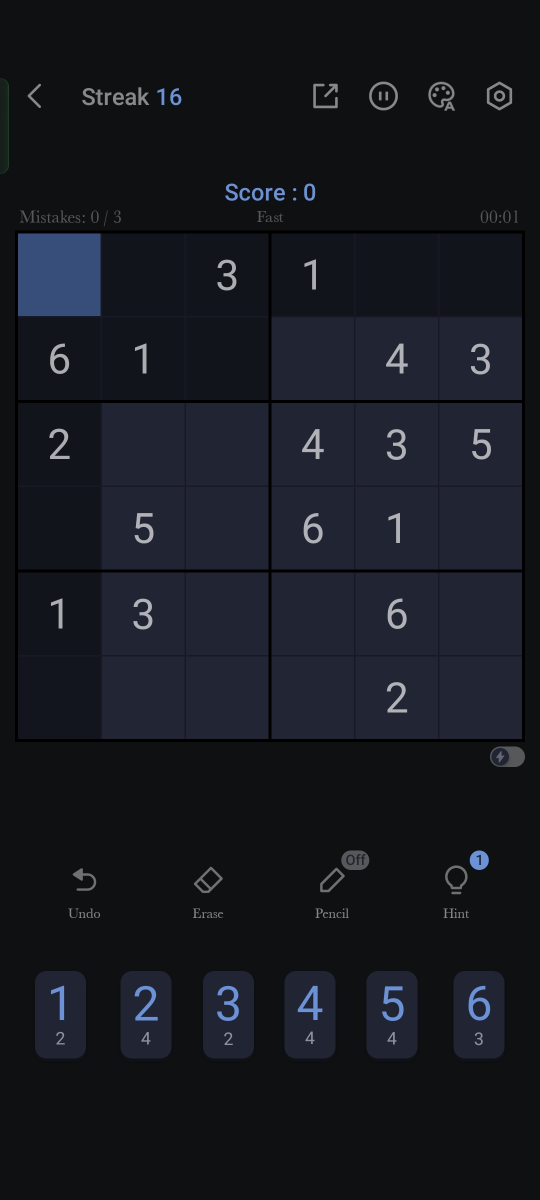
#> input picture MachineLearning Projects/sudoku_solver/f2.jpg, 1080 x 2400 px (shown at 1/2 size)
$ python perspective.py
#> lines starting #> are read from the running program, lines starting #| are printed output that depends on the picture; after the words box and inside, x2 and y2 are one past the last pixel; in counts of white or black regions, pixels touching at a corner belong together
import cv2
import numpy as np
from pytesseract import pytesseract as pt

def resolve_perspective(source_image:np.ndarray, points:np.ndarray, target_shape:tuple[int,int]) -> np.ndarray:
    """Takes an source image and transforms takes the region demarkated by points and creates a rectangular image of target.

    Args:
        source_image (np.ndarray): the source image.
        points (np.ndarray): a numpy array of 4 points that will demarkate the vertices of the region to be transformed.\n
        \tShould be in the form of points from the point that would be transformed to the top left of the rectangle, clockwise
        target_shape (tuple[int,int]): the target shape of the rectangular output image. Format [height, width].

    Returns:
        np.ndarray: the output image transformed
    """
    output_points:np.ndarray = np.array([
        [0,0],
        [target_shape[0]-1, 0],
        [target_shape[0]-1, target_shape[1]-1],
        [0,target_shape[1]-1]
        ], dtype=np.float32)
    transformation_matrix:cv2.typing.MatLike = cv2.getPerspectiveTransform(points.astype(np.float32), output_points)
    output:cv2.typing.MatLike = cv2.warpPerspective(source_image, transformation_matrix, (target_shape[1], target_shape[0]), flags=cv2.INTER_LINEAR)
    return output

def get_grid_size(image:np.ndarray, boxes:list[list[int]], allowed_sizes:list[tuple[int,int]]=[(2,3),(3,3),(4,4)]) -> tuple[int,int]:
    h,w = image.shape
    for size in allowed_sizes:
        s1 = float(w)/float(size[0])
        s2 = float(h)/float(size[1])
        for box in boxes:
            _,x1,y1,x2,y2 = box
            if (abs(int(x1/s1) - int(x2/s1)) + abs(int((h - y1)/s2) - int((h - y2)/s2))) > 0:
                break
        else:
            return size

def get_points(image:np.ndarray, boxes:list[list[int]], grid_size:tuple[int,int]) -> list[tuple[int,tuple]]:
    h,w = image.shape
    size = grid_size[0] * grid_size[1]
    s1 = float(w)/float(size)
    s2 = float(h)/float(size)
    results = []
    for box in boxes:
        val,x1,y1,x2,y2 = box
        center_x = int((x1+x2)/2)
        center_y = int((y1+y2)/2)
        results.append((val, (int((h-center_y)/s2), int(center_x/s1))))
    return results

def resolve_image(path:str) -> tuple[tuple,list[tuple[int,tuple]]]:
    # img = cv2.imread("images/image210.jpg")
#> called with path = 'f2.jpg'
    img = cv2.imread(path)
#> img is the input picture: shape (2400, 1080, 3); mean B, G, R 31.6, 24.7, 22.5
    numbers = [str(i) for i in range(10)]
    max_size = 500
    min_area = 150
    *img_shape,_ = img.shape
#> img_shape = [2400, 1080]
    max_ind = np.argmax(img_shape)
#> max_ind = 0
    min_ind = np.argmin(img_shape)
#> min_ind = 1
    next_shape = [0,0]
    if max_ind != min_ind:
        next_shape[max_ind] = max_size
        next_shape[min_ind] = int(img_shape[min_ind]*max_size/img_shape[max_ind])
    else:
        next_shape = [max_size, max_size]
    img = cv2.resize(img, tuple(reversed(next_shape)))
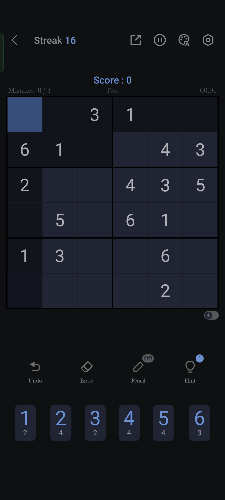
#> img: shape (500, 225, 3); mean B, G, R 31.6, 24.7, 22.5
    points = np.array([6,97,219,99,216,309,7,310])
    points = points.reshape((4,2))
    target_shape = (400,400)
    output = resolve_perspective(img, points, target_shape)
#> in resolve_perspective, `output:cv2.typing.MatLike = cv2.warpPerspective(source_image, transfor..`:
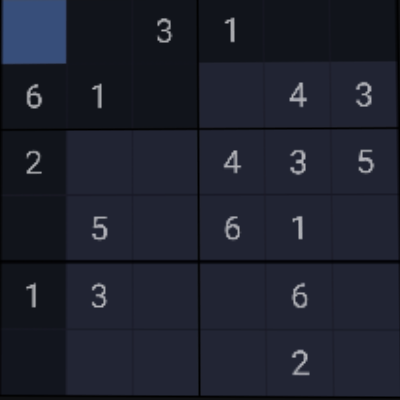
#> output: shape (400, 400, 3); mean B, G, R 45.6, 33, 29.7
    output = cv2.cvtColor(output, cv2.COLOR_BGR2GRAY)
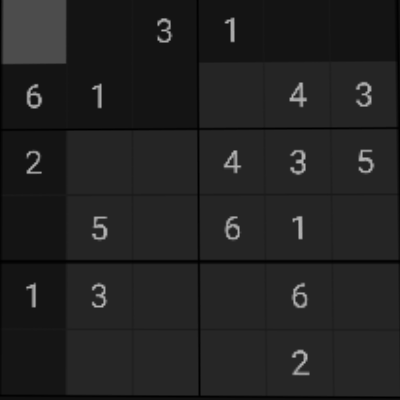
#> output: shape (400, 400); min 0, max 179, mean 33.5
    norm_img = np.zeros((output.shape[0], output.shape[1]))
    output = cv2.normalize(output, norm_img, 0, 255, cv2.NORM_MINMAX)
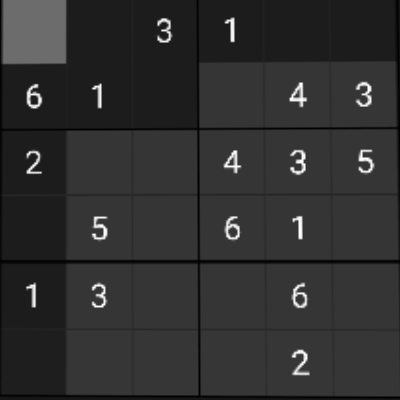
#> output: shape (400, 400); min 0, max 255, mean 47.8
    output1 = cv2.threshold(output, 140, 255, cv2.THRESH_BINARY_INV)[1]
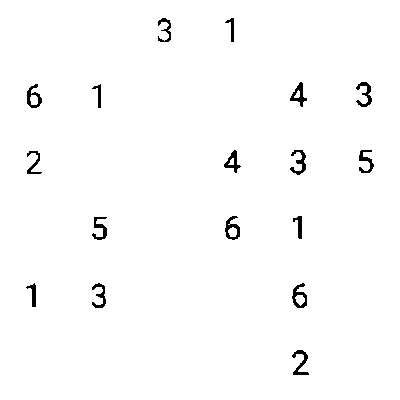
#> output1: shape (400, 400); 98.5% white; 17 black regions, largest, box (x1, y1, x2, y2) and area: (292, 283, 307, 308) 173, (225, 216, 240, 240) 171, (356, 82, 372, 107) 169
    if np.average(output1.flatten()) > 128:
        output = cv2.threshold(output, 140, 255, cv2.THRESH_BINARY)[1]
    else:
        output = output1
    output = cv2.GaussianBlur(output, (1,1), 0)
    boxes = pt.image_to_boxes(output, "eng", config=r'-c tessedit_char_whitelist=0123456789 --psm 13 --oem 3')
    print(boxes)
    h,w = output.shape
    new_boxes_str = ""
    new_boxes = []
    for bt in boxes.splitlines():
        b = bt.split(' ')
        area = (int(b[1]) - int(b[3]))*(int(b[2]) - int(b[4]))
        if b[0] in numbers and area > min_area:
            output = cv2.rectangle(output, (int(b[1]), h - int(b[2])), (int(b[3]), h - int(b[4])), (255, 255, 255), 2)
            new_boxes_str += bt + "\n"
            new_boxes.append(list(int(i) for i in b[:5]))
    grid_size = get_grid_size(output, new_boxes)
    final_points = get_points(output, new_boxes, grid_size)
    return grid_size,final_points

if "__main__" == __name__:
    print(resolve_image("f2.jpg"))
#> (the call stopped at in resolve_image, `boxes = pt.image_to_boxes(output, "eng", config=r'-c tessedit_char_whi..`: pytesseract is not available in this run)

$ run again, with MachineLearning Projects/sudoku_solver/f1.jpg copied over MachineLearning Projects/sudoku_solver/f2.jpg
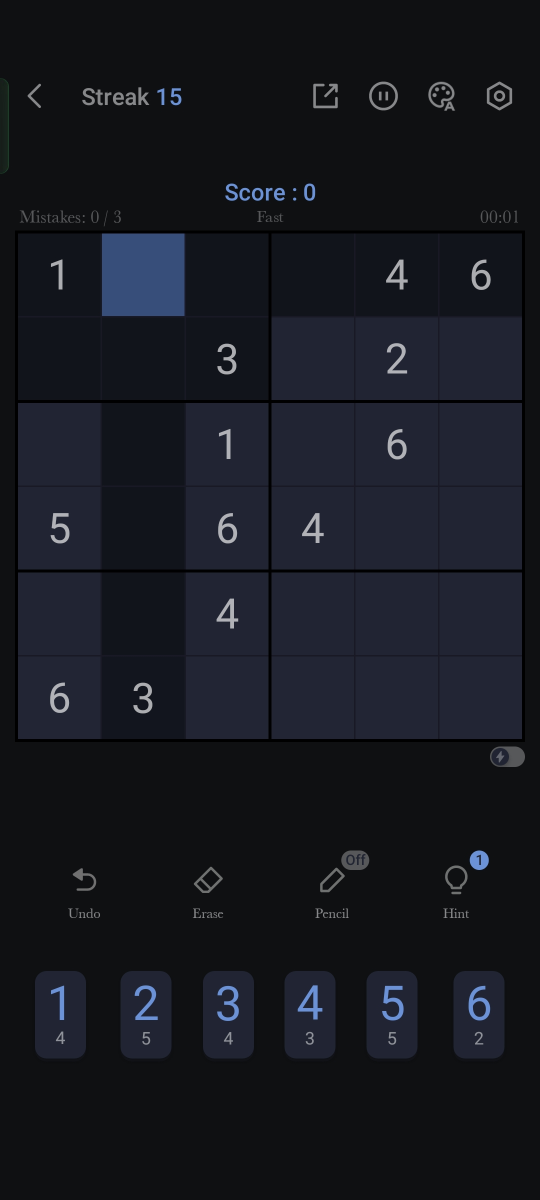
#> input picture MachineLearning Projects/sudoku_solver/f1.jpg, 1080 x 2400 px (shown at 1/2 size)
#> in resolve_image, img is the input picture: shape (2400, 1080, 3); mean B, G, R 31.5, 24.5, 22.3
#> img: shape (500, 225, 3)
#> in resolve_image, `output = cv2.normalize(output, norm_img, 0, 255, cv2.NORM_MINMAX)`:
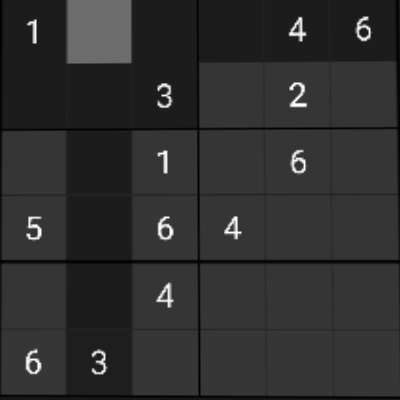
#> output: shape (400, 400); min 0, max 255, mean 47.1
#> in resolve_image, `output1 = cv2.threshold(output, 140, 255, cv2.THRESH_BINARY_INV)[1]`:
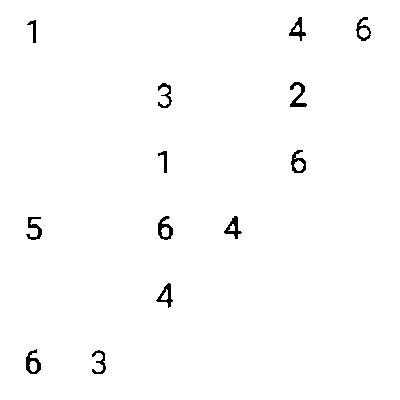
#> output1: shape (400, 400); 98.8% white; 13 black regions, largest, box (x1, y1, x2, y2) and area: (290, 82, 307, 107) 183, (158, 216, 173, 240) 176, (26, 349, 41, 374) 176

$ run again, with MachineLearning Projects/sudoku_solver/tempfile1.jpg copied over MachineLearning Projects/sudoku_solver/f2.jpg
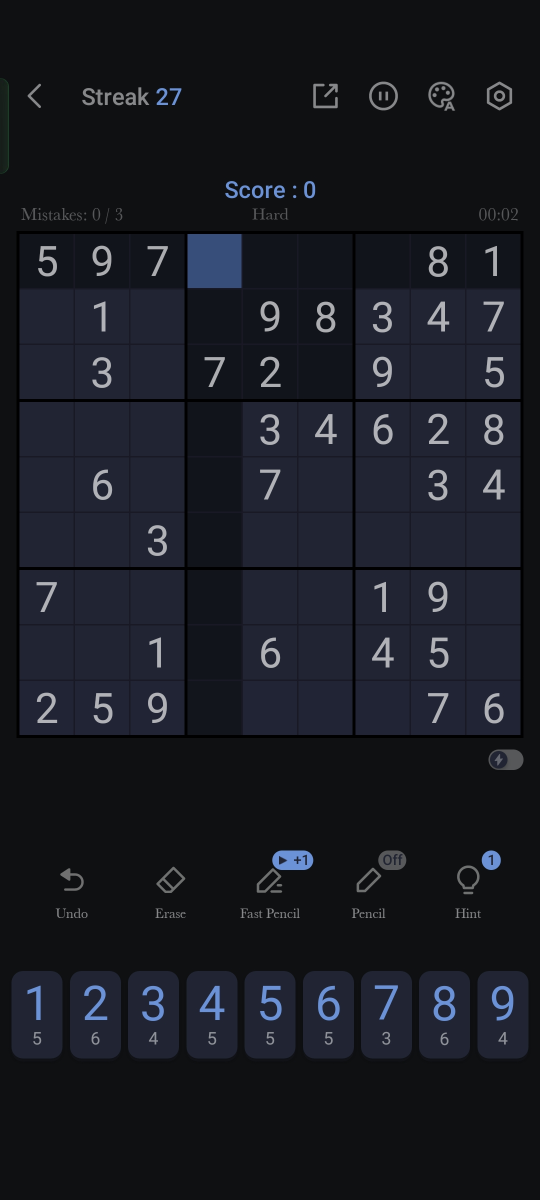
#> input picture MachineLearning Projects/sudoku_solver/tempfile1.jpg, 1080 x 2400 px (shown at 1/2 size)
#> in resolve_image, img is the input picture: shape (2400, 1080, 3); mean B, G, R 33.9, 26.5, 24.4
#> img: shape (500, 225, 3)
#> in resolve_image, `output = cv2.normalize(output, norm_img, 0, 255, cv2.NORM_MINMAX)`:
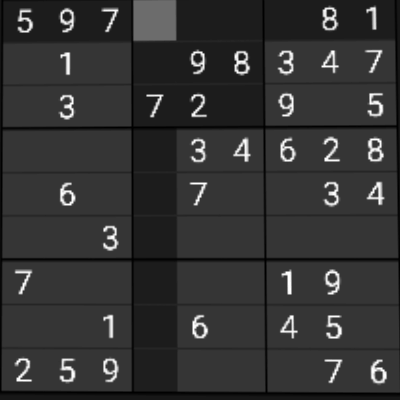
#> output: shape (400, 400); min 0, max 255, mean 51.5
#> in resolve_image, `output1 = cv2.threshold(output, 140, 255, cv2.THRESH_BINARY_INV)[1]`:
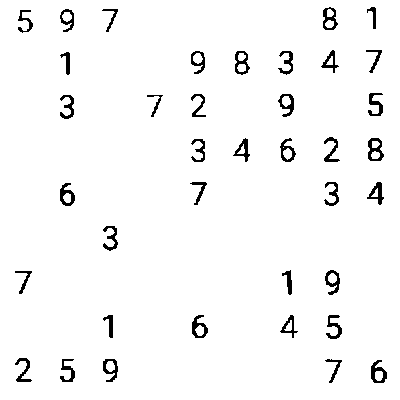
#> output1: shape (400, 400); 96.6% white; 38 black regions, largest, box (x1, y1, x2, y2) and area: (368, 138, 384, 161) 196, (371, 360, 387, 383) 184, (60, 183, 75, 206) 175

$ run again, with MachineLearning Projects/sudoku_solver/tempfile2.jpg copied over MachineLearning Projects/sudoku_solver/f2.jpg
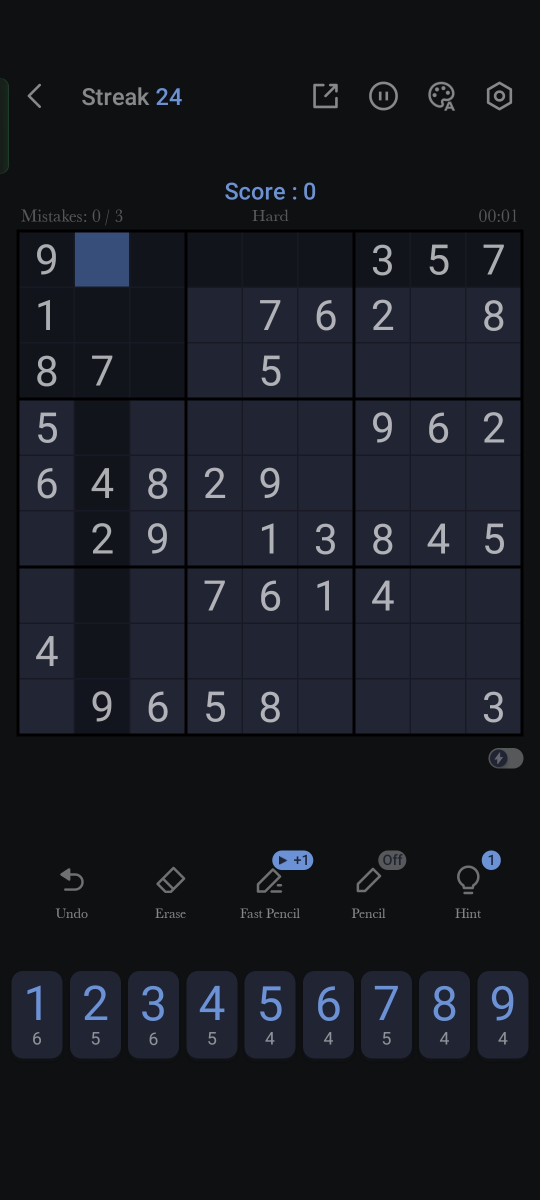
#> input picture MachineLearning Projects/sudoku_solver/tempfile2.jpg, 1080 x 2400 px (shown at 1/2 size)
#> in resolve_image, img is the input picture: shape (2400, 1080, 3); mean B, G, R 33.9, 26.6, 24.5
#> img: shape (500, 225, 3)
#> in resolve_image, `output = cv2.normalize(output, norm_img, 0, 255, cv2.NORM_MINMAX)`:
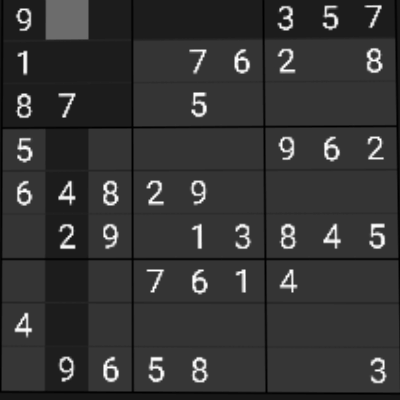
#> output: shape (400, 400); min 0, max 255, mean 52
#> in resolve_image, `output1 = cv2.threshold(output, 140, 255, cv2.THRESH_BINARY_INV)[1]`:
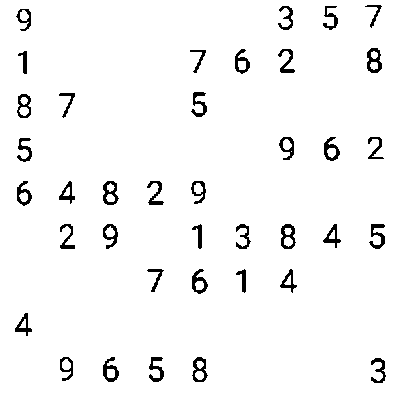
#> output1: shape (400, 400); 96.3% white; 38 black regions, largest, box (x1, y1, x2, y2) and area: (367, 48, 382, 73) 210, (103, 181, 119, 205) 198, (281, 224, 296, 249) 198
